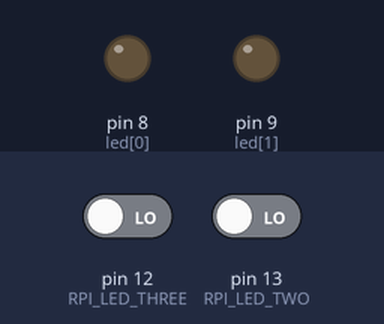
A sketch run on a simulated Arduino Uno, built with avr-gcc and run on an emulated ATmega328P. On the bench: output pins drawn as LEDs (lit = HIGH). Inputs (shaded band) come from the test bench; at power-on: pin 12 (RPI_LED_THREE) LOW, pin 13 (RPI_LED_TWO) LOW.

Above: at 1.2 s.
1.3 s: pin 12 (RPI_LED_THREE) driven HIGH
At 2.5 s:
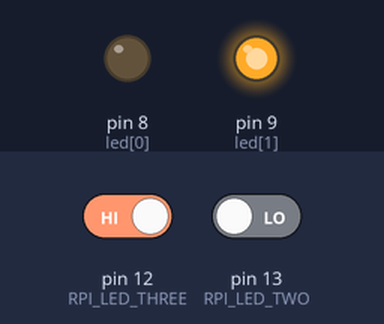
2.8 s: pin 13 (RPI_LED_TWO) driven HIGH
At 3.7 s:
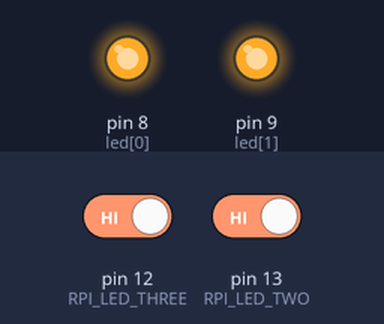
4.3 s: pin 12 (RPI_LED_THREE) driven LOW
At 4.9 s:
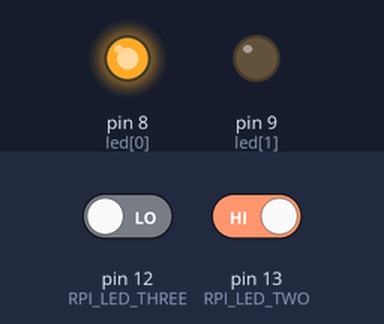
5.8 s: pin 13 (RPI_LED_TWO) driven LOW
At 7.2 s:
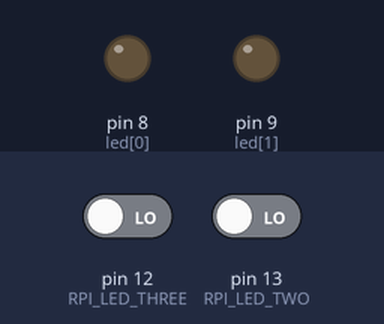
Timing chart, 0 to 8.3 s (numbered marks = the images above; inputs shaded):
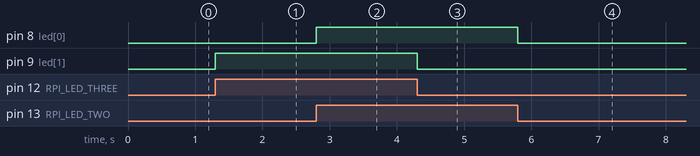

The sketch:

opdracht_8_b_Arduino.ino
```cpp
const int RPI_LED_TWO = 13;
const int RPI_LED_THREE = 12;
const int led[] = {8, 9};
const int output[] = {LOW, HIGH};

void setup() {
  pinMode(led[0], OUTPUT);
  pinMode(led[1], OUTPUT);
  pinMode(RPI_LED_TWO, INPUT);
  pinMode(RPI_LED_THREE, INPUT);
}

void loop() {
  if(digitalRead(RPI_LED_TWO)){
    digitalWrite(led[0], output[1]);
  } else {
    digitalWrite(led[0], output[0]);
  }

  if(digitalRead(RPI_LED_THREE)){
    digitalWrite(led[1], output[1]);
  } else {
    digitalWrite(led[1], output[0]);
  }

}
```

Measured:
- after the input at 1.3 s, pin 9 (led[1]): LOW → HIGH at once
- after the input at 2.8 s, pin 8 (led[0]): LOW → HIGH at once
- after the input at 4.3 s, pin 9 (led[1]): HIGH → LOW at once
- after the input at 5.8 s, pin 8 (led[0]): HIGH → LOW at once
